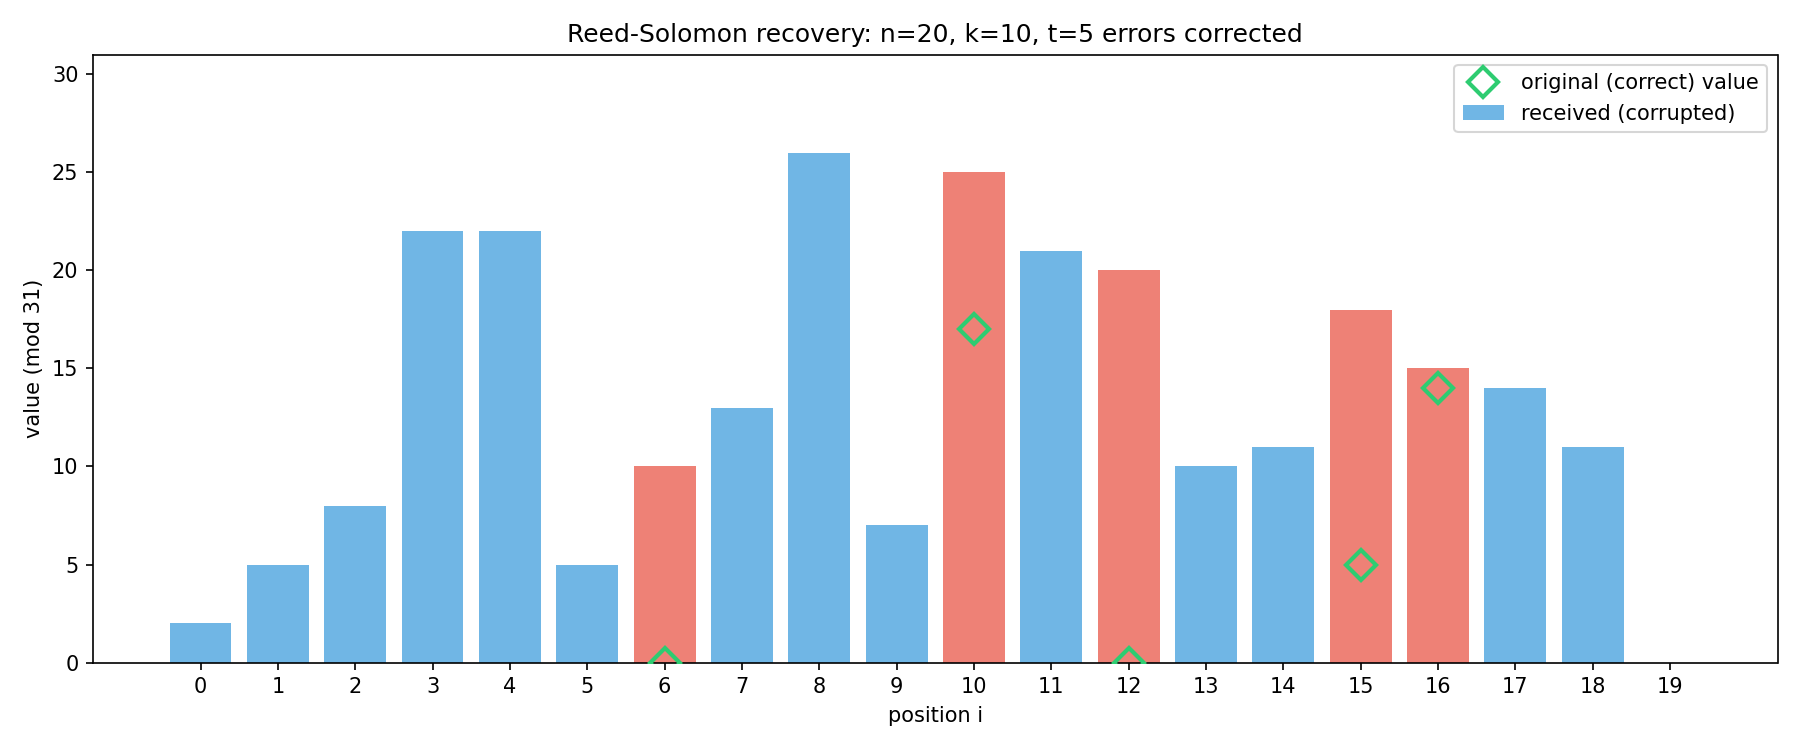

Write Python code to recreate this figure.
#!/usr/bin/env python3
"""Bar chart showing codeword values, corrupted positions in red, recovered values overlaid."""

import json
import matplotlib.pyplot as plt
import numpy as np

with open("vis/demo_data.json") as f:
    data = json.load(f)

n = data["n"]
k = data["k"]
t = data["t"]
codeword = data["codeword"]
corrupted = data["corrupted"]
error_pos = set(data["error_positions"])

x = np.arange(n)
colors = ["#e74c3c" if i in error_pos else "#3498db" for i in range(n)]

fig, ax = plt.subplots(figsize=(12, 5))

# Corrupted values (what was received)
bars = ax.bar(x, corrupted, color=colors, alpha=0.7, label="received (corrupted)")

# Overlay original codeword as hollow markers at error positions
for i in error_pos:
    ax.plot(i, codeword[i], "D", color="#2ecc71", markersize=10, zorder=5,
            markeredgewidth=2, markerfacecolor="none")

# One marker for the legend
ax.plot([], [], "D", color="#2ecc71", markersize=10, markeredgewidth=2,
        markerfacecolor="none", label="original (correct) value")

ax.set_xlabel("position i")
ax.set_ylabel("value (mod {})".format(data["p"]))
ax.set_title("Reed-Solomon recovery: n={}, k={}, t={} errors corrected".format(n, k, t))
ax.set_xticks(x)
ax.legend()
ax.set_ylim(0, data["p"])

plt.tight_layout()
plt.savefig("vis/demo_recovery.png", dpi=150)
plt.show()
